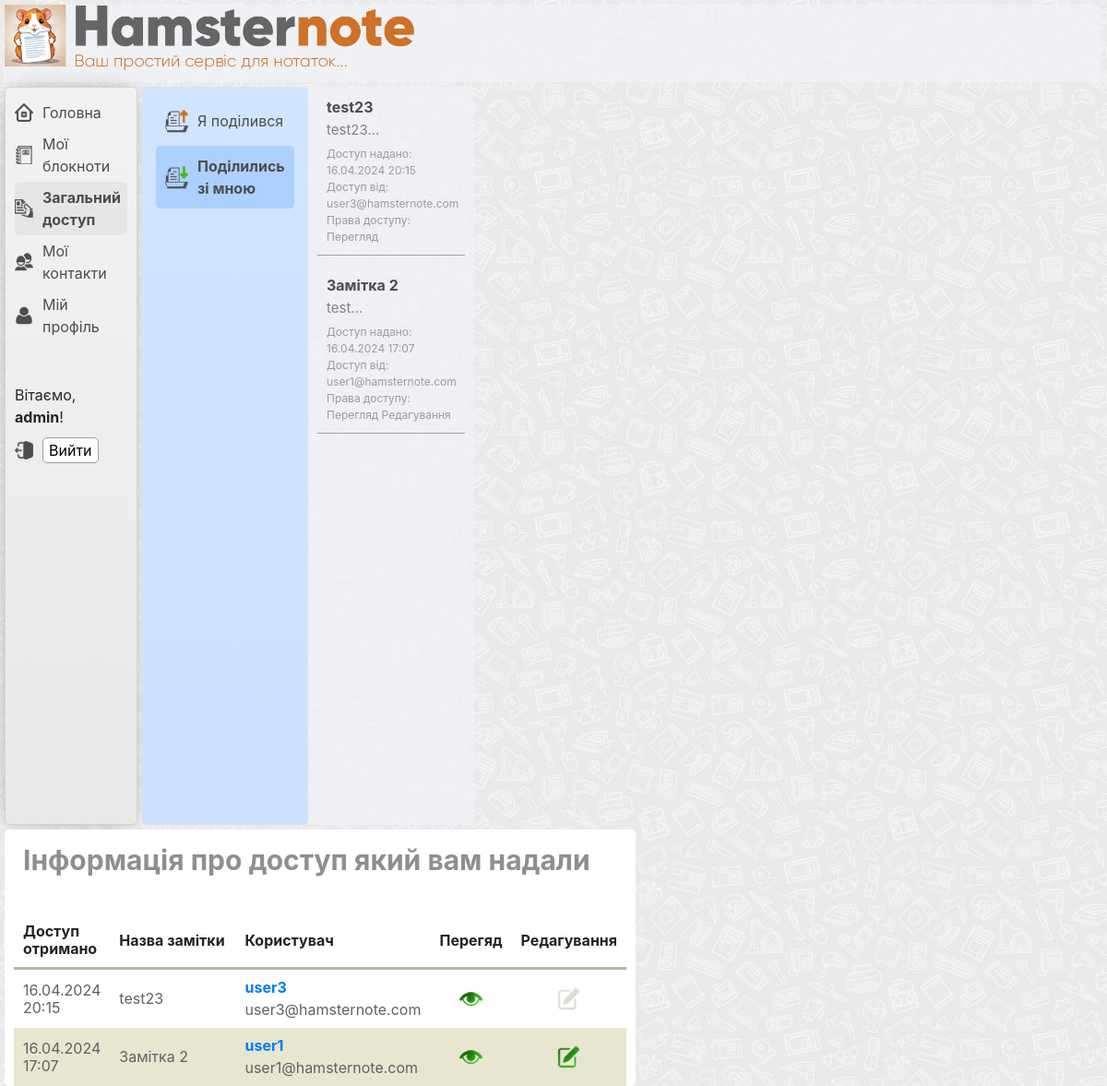
The page /shared_note_for_me/ (signed in) on the database its author committed.
### users/models.py (models this page shows, shortened)
class CustomUser(AbstractUser):
    email = models.EmailField(unique=True)

### sharing_notes/models.py (models this page shows, shortened)
class TimestampMixin(models.Model):
    created_at = models.DateTimeField(auto_now_add=True)
    updated_at = models.DateTimeField(auto_now=True)
    class Meta:
        abstract = True

class SharingNote(TimestampMixin):
    owner = models.ForeignKey(CustomUser, on_delete=models.CASCADE)
    note = models.ForeignKey(Note, on_delete=models.CASCADE)
    shared_with = models.ForeignKey(Contact, on_delete=models.CASCADE)
    can_view = models.BooleanField(default=True)
    can_edit = models.BooleanField(default=False)

### note/models.py (models this page shows, shortened)
class TimestampMixin(models.Model):
    created_at = models.DateTimeField(auto_now_add=True)
    updated_at = models.DateTimeField(auto_now=True)
    class Meta:
        abstract = True

class Note(TimestampMixin):
    title = models.CharField(max_length=100)
    content = CKEditor5Field('Content', config_name='extends')
    notebook = models.ForeignKey(
        Notebook, on_delete=models.CASCADE, related_name='notes')
    author = models.ForeignKey(
        CustomUser, on_delete=models.CASCADE, related_name='created_notes')
    permission = models.CharField(
        max_length=4, choices=NotePermission.choices, default=NotePermission.EDITABLE)
    favorite = models.BooleanField(default=False)

### sharing_notes/views.py (the view)
# urls.py: path('shared_note_for_me/', views.shared_note_for_me, name='shared_note_for_me'),
@login_required
def shared_note_for_me(request):
    current_user = request.user
    contacts = Contact.objects.filter(contact_user=current_user)
    contact_users = [contact for contact in contacts]
    shared_notes = SharingNote.objects.filter(shared_with__in=contact_users).order_by('-created_at')
    context = {
        'category': 'shared',
        'subcategory': 'shared_for_me',
        'shared_notes': shared_notes,
    }
    return render(request, 'sharing_notes/shared_note_for_me.html', context)

### sharing_notes/templates/sharing_notes/shared_note_for_me.html (shortened to what this page needs)
{% extends "main/base_template.html" %}
{% load static %}
{% block listbar %}
    <div class="wrapper-listbar">
    <ul class="share-listbar-ul">
        <li class="share-listbar-listbar-li   shared-from-user  {% if subcategory == 'shared_from_me'%}share-listbar-listbar-li-select{% endif %}">
            <a href="{% url 'shared_note_from_me' %}">Я поділився</a>
        </li>
         <li class="share-listbar-listbar-li   shared-for-user  {% if subcategory == 'shared_for_me'%}share-listbar-listbar-li-select{% endif %}">
             <a href="{% url 'shared_note_for_me' %}">Поділились зі мною</a>
        </li>
    </ul>
    </div>
{% endblock %}
{% block detail_listbar %}
    <div class="wrapper-detail-listbar">
        <ul class="detail-listbar-ul">
            {% for shared_note in shared_notes %}
                <li class="detail-listbar-li">
                    {% if shared_note.note.title|length > 50 %}
                        <a class="detail-listbar-a" href="{% url 'shared_note_for_me_detail' shared_note.note.pk %}">
                            {{ shared_note.note.title|striptags|slice:":50" }}...
                        </a>
                    {% else %}
                        <a class="detail-listbar-a" href="{% url 'shared_note_for_me_detail' shared_note.note.pk %}">
                            {{ shared_note.note.title }}
                        </a>
                    {% endif %}
                    <span class="note-short-description">{{ shared_note.note.content|striptags|slice:":50" }}...</span>
                    <span class="detail-listbar-shared-data">Доступ надано: {{ shared_note.created_at|date:"d.m.Y H:i" }}</span>
                    <span class="detail-listbar-shared-with">Доступ від: {{ shared_note.owner.email }}</span>
                    <span class="detail-listbar-shared-rights">Права доступу:
                        {% if shared_note.can_view == True %}
                            <span>Перегляд</span>
                        {% endif %}
                        {% if shared_note.can_edit == True %}
                            <span>Редагування</span>
                        {% endif %}
                    </span>
                </li>
            {% endfor %}
        </ul>
    </div>
{% endblock %}
{% block contentbar %}
    <div class="wrapper-contentbar">
        <div class="title-shared-info-page">
            <h1>Інформація про доступ який вам надали</h1>
        </div>
        <div class="shared-note-from-me-table">
            <table class="table-shared">
                <thead>
                    <tr>
                        <th class="shared-data">Доступ отримано</th>
                        <th class="note-title">Назва замітки</th>
                        <th>Користувач</th>
                        <th>Перегяд</th>
                        <th>Редагування</th>
                    </tr>
                </thead>
                <tbody>
                    {% for shared_note in shared_notes %}
                    <tr>
                        <td>{{ shared_note.created_at|date:"d.m.Y H:i" }}</td>
                        <td class="td-note-name">
                            <a class="td-note-name-a" href="{% url 'shared_note_for_me_detail' shared_note.note.pk %}">
                                {{ shared_note.note.title }}
                            </a>
                        </td>
                        <td class="td-contact-data">
                            <span class="td-contact-data-username">
                                <span class="share-for-me-username">{{ shared_note.owner.username }}</span>
                            </span>
                            <span class="td-contact-data-email">
                                {{ shared_note.owner.email }}
                            </span>
                        </td>
                        <td class="td-can_view">
                            {% if shared_note.can_view == True %}
                                <img src="{% static 'main/img/view-true.png' %}" alt="" title="Перегляд дозволено" class="can-view-img">
                            {% else %}
                                <img src="{% static 'main/img/view-false.png' %}" alt="" title="Перегляд заборонено" class="can-view-img">
                            {% endif %}
                        </td>
                        <td class="td-can_edit">
                            {% if shared_note.can_edit == True %}
                                <img src="{% static 'main/img/edit-true.png' %}" alt="" title="Редагування дозволено" class="can-edit-img">
                            {% else %}
                                <img src="{% static 'main/img/edit-false.png' %}" alt="" title="Редагування заборонено" class="can-edit-img">
                            {% endif %}
                        </td>
                    </tr>
                    {% endfor %}
                </tbody>
            </table>
        </div>
    </div>
{% endblock %}

### main/templates/main/base_template.html (shortened to what this page needs)
{% load static %}
<!doctype html>
<html lang="en">
<head>
    {% with version='262' %}<link rel="stylesheet" href="{% static 'main/css/main.css' %}?ver={{ version }}">{% endwith %}
    {% with version='262' %}<link rel="stylesheet" href="{% static 'main/css/user_contacts.css' %}?ver={{ version }}">{% endwith %}
    {% with version='262' %}<link rel="stylesheet" href="{% static 'main/css/sharing_notes.css' %}?ver={{ version }}">{% endwith %}
    <link rel="stylesheet" href="https://cdn.jsdelivr.net/npm/bootstrap@4.6.2/dist/css/bootstrap.min.css">
    <link rel="stylesheet" href="https://cdnjs.cloudflare.com/ajax/libs/highlight.js/11.5.1/styles/default.min.css">
    <link rel="stylesheet" href="{% static 'django_ckeditor_5/dist/styles.css' %}">
</head>
<body>
    <div class="main-container  clearfix">
        <div class="top-bar">
        </div>
        <div class="navigation-menu">
            <div class="navi-wrapper">
                <ul class="navi-block">
                    <li class="nav-home"><a href="{% url 'homepage' %}">Головна</a></li>
                    <li class="nav-notebook {% if category == 'notebooks'%}select-menu-category{% endif %}"><a href="{% url 'notebook_list' %}">Мої блокноти</a></li>
                    <li class="nav-shared {% if category == 'shared'%}select-menu-category{% endif %}"><a href="{% url 'shared_note_list' %}">Загальний доступ</a></li>
                    <li class="nav-contacts {% if category == 'contacts'%}select-menu-category{% endif %}"><a href="{% url 'contacts_list' %}">Мої контакти</a></li>
                    <li class="nav-profile {% if category == 'profile'%}select-menu-category{% endif %}"><a href="{% url 'edit_profile' %}">Мій профіль</a></li>
                </ul>
            </div>
            <div class="user-wrapper">
                <ul class="user-block">
                    {% if user.is_authenticated %}
                         <span class="user-hello-text">Вітаємо, <b>{{ user.get_username }}</b>!</span>
                         <li class="nav-logout">
                            <form method="post" action="{% url 'logout' %}">
                                <button class="logout-button" type="submit">Вийти</button>
                            </form>
                         </li>
                   {% else %}
                         <li><a href="{% url 'login'%}?next={{request.path}}">Login</a></li>
                   {% endif %}
                </ul>
            </div>
        </div>
        {% block listbar %}{% endblock %}
        {% block detail_listbar %}{% endblock %}
        {% block contentbar %}{% endblock %}
    </div>
</body>
</html>

### main/static/main/css/main.css (style rules this page uses)
body { font-family: 'GilroyLight', sans-serif; background-color: #f2f2f2 !important; background: linear-gradient(180deg, rgba(242,242,242,1) 0%, rgba(233,233,233,1) 100%) !important;; }
.clearfix:after { content: "."; clear: both; display: block; height: 0; font-size: 0; visibility: hidden; }
ul { list-style: none; }
.top-bar { width: 99%; background-color: #f0f3f8ba; height: 84px; margin-left: 5px; margin-top: 5px; background-image: url(../img/header.png); background-repeat: no-repeat; background-size: 444px; }
.main-container { display: flex; flex-flow: wrap; }
.navigation-menu { width: 12%; min-height: 100vh; float: left; background-color: #f2f2f2; background: linear-gradient(180deg, rgba(242,242,242,1) 0%, rgba(233,233,233,1) 100%); border: 1px solid #d3d3d3; border-radius: 5px; margin-left: 5px; margin-right: 5px; margin-top: 5px; -webkit-box-shadow: -1px 0px 23px -10px rgba(0,0,0,0.53); -moz-box-shadow: -1px 0px 23px -10px rgba(0,0,0,0.53); box-shadow: -1px 0px 23px -10px rgba(0,0,0,0.53); }
.main-container { background-image: url("/static/main/img/background-main.jpg"); }
.wrapper-listbar { float: left; width: 15%; background-color: #d1e5ff; background: linear-gradient(180deg, rgba(209,229,255,1) 0%, rgba(203,225,255,1) 100%); margin-top: 5px; border-radius: 5px; padding-left: 5px; padding-right: 5px; padding-top: 15px; }
.wrapper-detail-listbar { float: left; width: 15%; background-color: rgba(240, 243, 248, 0.71); margin-top: 5px; }
.wrapper-contentbar { float: left; width: 57%; background-color: #fff; margin-top: 5px; margin-left: 5px; padding-left: 10px; padding-right: 10px; padding-top: 5px; border-radius: 5px; box-shadow: -1px 0px 10px -10px rgba(0,0,0,0.53); }
.detail-listbar-ul { margin: 0; padding: 0; padding-left: 5px; padding-right: 5px; }
.detail-listbar-li { margin-bottom: 10px; margin-left: 5px; margin-right: 5px; padding-top: 10px; padding-bottom: 10px; padding-left: 10px; padding-right: 10px; border-bottom: 1px solid #a3a3a3; position: relative; }
.detail-listbar-a { color: #4d4d4d; font-size: 16px; font-weight: bold; display: block; }
.user-wrapper { margin-top: 40px; }
.user-block { padding: 0; margin: 0; margin-bottom: 5px; margin-top: 10px; padding-left: 10px; padding-right: 10px; }
.user-block li { padding-left: 30px; padding-top: 5px; padding-bottom: 5px; }
.user-block .user-hello-text { display: block; padding-top: 5px; padding-bottom: 5px; }
.nav-profile { background-image: url("/static/main/img/nav-profile.png"); background-repeat: no-repeat; background-size: 20px; background-position-x: left; background-position-y: center; }
.nav-logout { background-image: url("/static/main/img/nav-logout.png"); background-repeat: no-repeat; background-size: 20px; background-position-x: left; background-position-y: center; }
.logout-button { border: 1px solid #9f9f9f; border-radius: 5px; background-color: #fff; }
.navi-block { padding: 0; margin: 0; margin-bottom: 5px; margin-top: 10px; padding-left: 10px; padding-right: 10px; }
.navi-block li { padding-left: 30px; padding-top: 5px; padding-bottom: 5px; }
.navi-block li a { color: #4d4d4d; font-size: 16px; }
.nav-home { background-image: url("/static/main/img/nav-home.png"); background-repeat: no-repeat; background-size: 20px; background-position-x: left; background-position-y: center; }
.nav-notebook { background-image: url("/static/main/img/nav-notebook.png"); background-repeat: no-repeat; background-size: 20px; background-position-x: left; background-position-y: center; }
.nav-shared { background-image: url("/static/main/img/nav-shared.png"); background-repeat: no-repeat; background-size: 20px; background-position-x: left; background-position-y: center; }
.nav-contacts { background-image: url("/static/main/img/nav-contact.png"); background-repeat: no-repeat; background-size: 20px; background-position-x: left; background-position-y: center; }
.note-short-description { display: block; font-size: 15px; width: 100%; line-height: 19px; color: #818181; margin-top: 3px; }
.select-menu-category { background-color: #e6e6e6; border-radius: 5px; font-weight: bold; }
.title-shared-info-page { margin-top: 10px; margin-bottom: 40px; padding-left: 10px; }
.title-shared-info-page h1 { font-weight: bold; font-size: 30px; color: #8f8f8f; }

### rows shown on the page
CustomUser: get_username "admin"
SharingNote: note "test23", note.content "test23", created_at "16.04.2024 20:15", owner.email "user3@hamsternote.com", can_view "Перегляд", owner.username "user3", can_edit False (drawn)
SharingNote: note "Замітка 2", note.content "test", created_at "16.04.2024 17:07", owner.email "user1@hamsternote.com", can_view "Перегляд", can_edit "Редагування", owner.username "user1"
